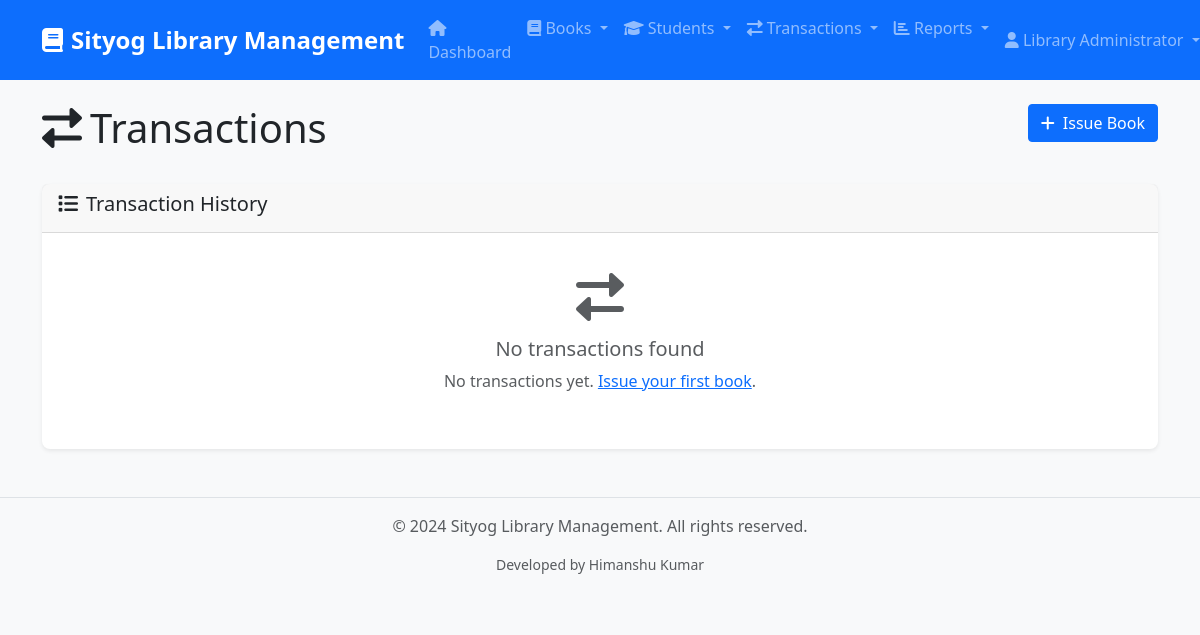
Page /transactions (signed in) on the earlier database version.
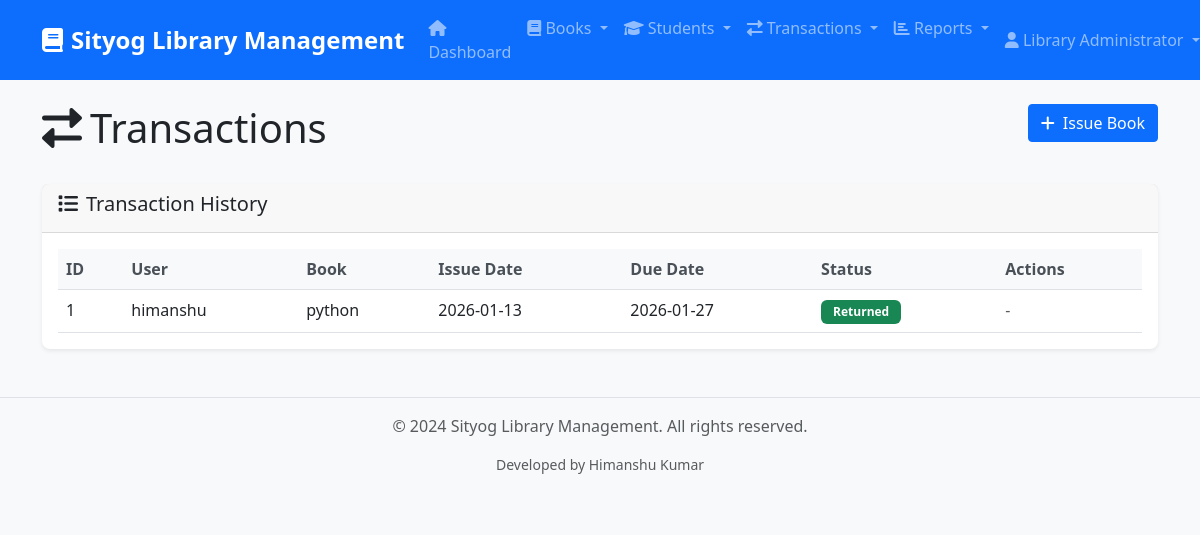
Same page on the later database version.
### tables this page shows
CREATE TABLE transactions (
            id INTEGER PRIMARY KEY AUTOINCREMENT,
            user_id INTEGER NOT NULL,
            book_id INTEGER NOT NULL,
            issue_date DATETIME DEFAULT CURRENT_TIMESTAMP,
            due_date DATETIME NOT NULL,
            return_date DATETIME,
            status VARCHAR(20) DEFAULT 'issued',
            notes TEXT,
            created_at DATETIME DEFAULT CURRENT_TIMESTAMP,
            FOREIGN KEY (user_id) REFERENCES users (id),
            FOREIGN KEY (book_id) REFERENCES books (id)
        );

CREATE TABLE users (
            id INTEGER PRIMARY KEY AUTOINCREMENT,
            student_id VARCHAR(20) UNIQUE,
            username VARCHAR(80) UNIQUE NOT NULL,
            email VARCHAR(120) UNIQUE NOT NULL,
            password_hash VARCHAR(128) NOT NULL,
            full_name VARCHAR(100) NOT NULL,
            phone VARCHAR(20),
            address TEXT,
            user_type VARCHAR(20) DEFAULT 'student',
            created_at DATETIME DEFAULT CURRENT_TIMESTAMP,
            is_active BOOLEAN DEFAULT 1
        );

CREATE TABLE books (
            id INTEGER PRIMARY KEY AUTOINCREMENT,
            title VARCHAR(200) NOT NULL,
            author VARCHAR(100) NOT NULL,
            isbn VARCHAR(20) UNIQUE NOT NULL,
            publisher VARCHAR(100),
            publication_year INTEGER,
            category VARCHAR(50),
            description TEXT,
            total_copies INTEGER DEFAULT 1,
            available_copies INTEGER DEFAULT 1,
            price REAL DEFAULT 0.0,
            location VARCHAR(50),
            added_date DATETIME DEFAULT CURRENT_TIMESTAMP,
            is_active BOOLEAN DEFAULT 1
        );

### simple_app.py (the view)
@app.route('/transactions')
@login_required
def transactions():
    db = get_db()
    query = '''
        SELECT t.*, u.full_name, b.title
        FROM transactions t
        JOIN users u ON t.user_id = u.id
        JOIN books b ON t.book_id = b.id
        ORDER BY t.created_at DESC
    '''
    transactions = db.execute(query).fetchall()
    return render_template('transactions/list_simple.html', transactions=transactions)

### simple_app.py (called while the page is built, shortened)
def ensure_schema(conn):
    global _schema_checked
    if _schema_checked:
        return

def get_db():
    db = getattr(g, '_database', None)
    if db is None:
        db = g._database = sqlite3.connect(DATABASE)
        db.row_factory = sqlite3.Row
        ensure_schema(db)
    return db

@app.teardown_appcontext
def close_connection(exception):
    db = getattr(g, '_database', None)
    if db is not None:
        db.close()

def login_required(f):
    @wraps(f)
    def decorated_function(*args, **kwargs):
        if 'user_id' not in session:
            flash('Please log in to access this page.', 'danger')
            return redirect(url_for('login'))
        return f(*args, **kwargs)
    return decorated_function

### templates/transactions/list_simple.html (shortened to what this page needs)
{% extends "base.html" %}
{% block content %}
<div class="row mb-4">
    <div class="col-md-8">
        <h1><i class="fas fa-exchange-alt me-2"></i>Transactions</h1>
    </div>
    <div class="col-md-4 text-end">
        {% if session.user_type == 'admin' %}
        <a href="{{ url_for('issue_book') }}" class="btn btn-primary">
            <i class="fas fa-plus me-2"></i>Issue Book
        </a>
        {% endif %}
    </div>
</div>
<div class="card">
    <div class="card-header">
        <h5><i class="fas fa-list me-2"></i>Transaction History</h5>
    </div>
    <div class="card-body">
        {% if transactions %}
        <div class="table-responsive">
            <table class="table table-hover">
                <thead>
                    <tr>
                        <th>ID</th>
                        <th>User</th>
                        <th>Book</th>
                        <th>Issue Date</th>
                        <th>Due Date</th>
                        <th>Status</th>
                        <th>Actions</th>
                    </tr>
                </thead>
                <tbody>
                    {% for transaction in transactions %}
                    <tr>
                        <td>{{ transaction.id }}</td>
                        <td>{{ transaction.full_name }}</td>
                        <td>{{ transaction.title }}</td>
                        <td>{{ transaction.issue_date[:10] }}</td>
                        <td>{{ transaction.due_date[:10] }}</td>
                        <td>
                            {% if transaction.status == 'issued' %}
                                <span class="badge bg-warning">Issued</span>
                            {% elif transaction.status == 'returned' %}
                                <span class="badge bg-success">Returned</span>
                            {% else %}
                                <span class="badge bg-secondary">{{ transaction.status }}</span>
                            {% endif %}
                        </td>
                        <td>
                            {% if transaction.status == 'issued' %}
                            <form method="POST" action="{{ url_for('return_book', transaction_id=transaction.id) }}" style="display: inline;">
                                <button type="submit" class="btn btn-sm btn-success"
                                        onclick="return confirm('Are you sure you want to return this book?')">
                                    <i class="fas fa-undo"></i> Return
                                </button>
                            </form>
                            {% else %}
                            <span class="text-muted">-</span>
                            {% endif %}
                        </td>
                    </tr>
                    {% endfor %}
                </tbody>
            </table>
        </div>
        {% else %}
        <div class="text-center py-4">
            <i class="fas fa-exchange-alt fa-3x text-muted mb-3"></i>
            <h5 class="text-muted">No transactions found</h5>
            <p class="text-muted">
                {% if session.user_type == 'admin' %}
                No transactions yet. <a href="{{ url_for('issue_book') }}">Issue your first book</a>.
                {% else %}
                You haven't borrowed any books yet.
                {% endif %}
            </p>
        </div>
        {% endif %}
    </div>
</div>
{% endblock %}

Differences in the rows shown:
added transactions: status "Returned"
Other differences:
text no longer shown: "No transactions found No transactions yet. Issue your first book ."
text now shown: "ID User Book Issue Date Due Date Status Actions"
